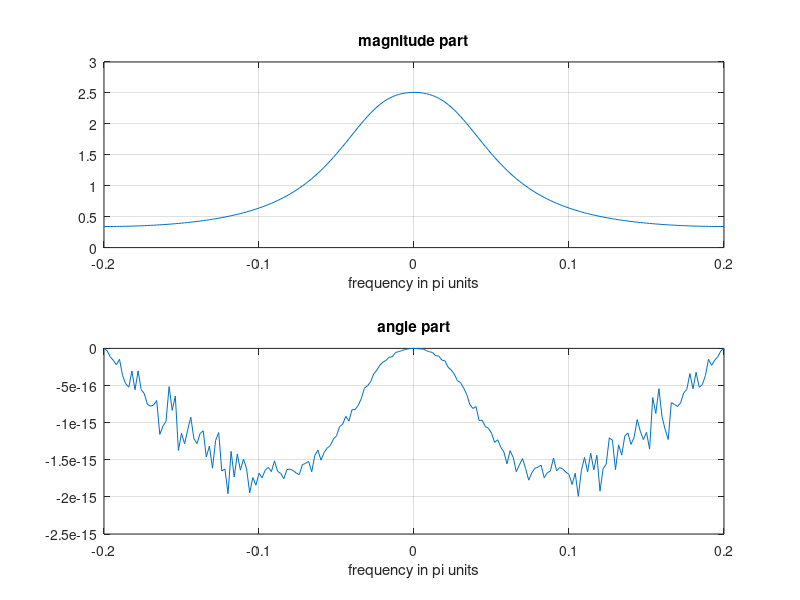

Source code (MATLAB):
function[]=e11()
n=-1000:1000;
m=1;
while(m<=2001)
    h(m)=(0.5)^abs(m-1001)*cos(0.1*pi*(m-1001));
    m=m+1;
end
k=-100:100;w=(pi/100)*k;
H=h*(exp(-j*pi/100)).^(n'*k);
magH=abs(H);angH=angle(H);
subplot(2,1,1);plot(k/500,magH);grid
xlabel('frequency in pi units');title('magnitude part')
subplot(2,1,2);plot(k/500,angH);grid
xlabel('frequency in pi units');title('angle part')